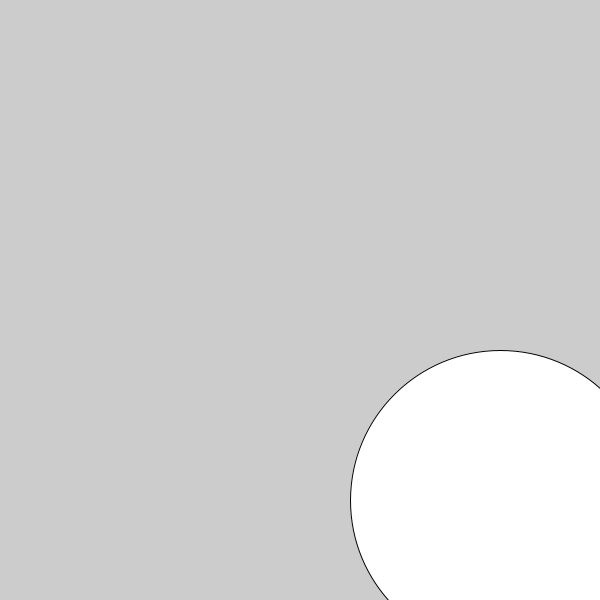
Frame 1 (no input)
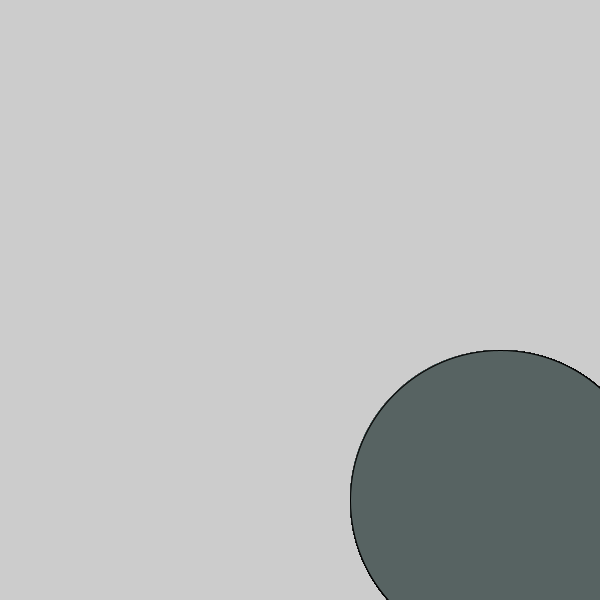
Frame 60 (the mouse pressed at the canvas centre just before this capture)
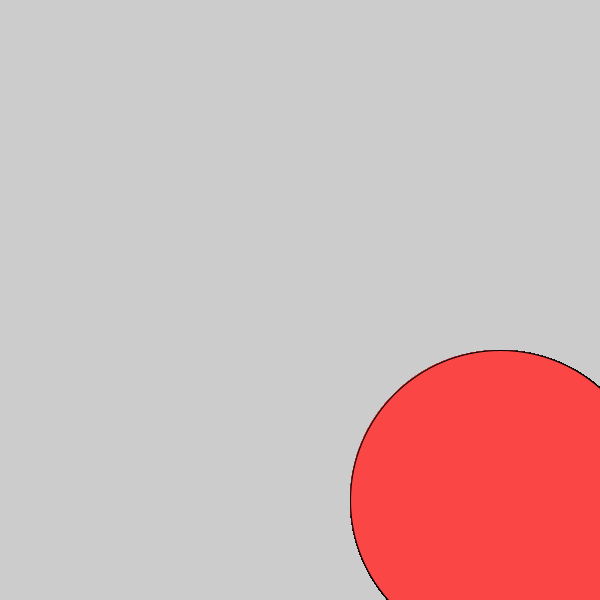
Frame 120 (the mouse held since frame 60 and released just before this capture)

The Processing sketch that drew these frames (run headless with seeded random() and noise(); from frame 60 on, the mouse is pressed at the canvas centre):

// Processing sketch: c_LogicalDot
// ── c_LogicalDot.pde

void setup() {
  
// 1. Set the size of the sketch. Make it 600 pixels square. 
  
size(600, 600);
}

void draw() {
  
// 2. Draw an ellipse
// Run the program to make sure it works before moving on.
ellipse(500, 500, 300, 300);

// 3. Change the color of the ellipse when the mouse is pressed.
//    Use the following code, but put your colors where indicated
//    Remember to use the   fill()  command to set colors.

if (mousePressed) {fill(250, 70, 69);
 
   //  put one color here 
  
} else {fill(87, 99, 98);
  
   // put a different color here
  
}  
  
  
  
}
